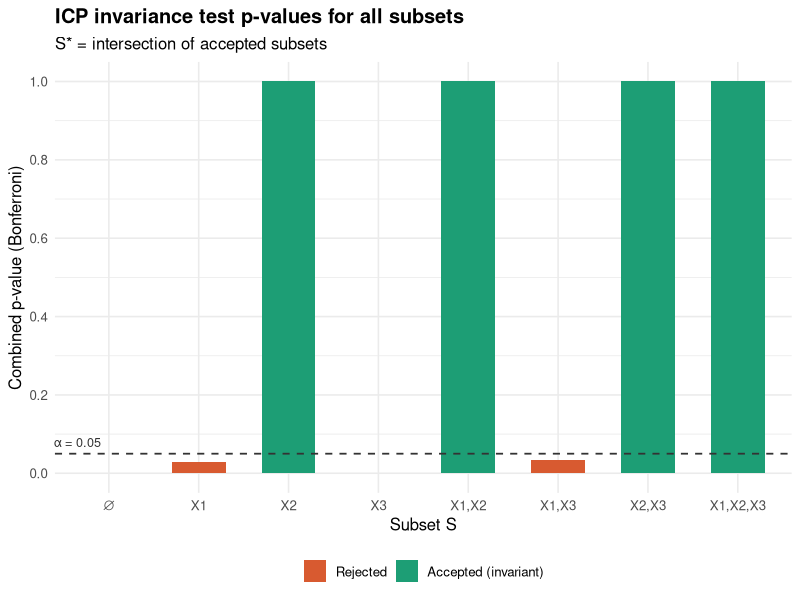
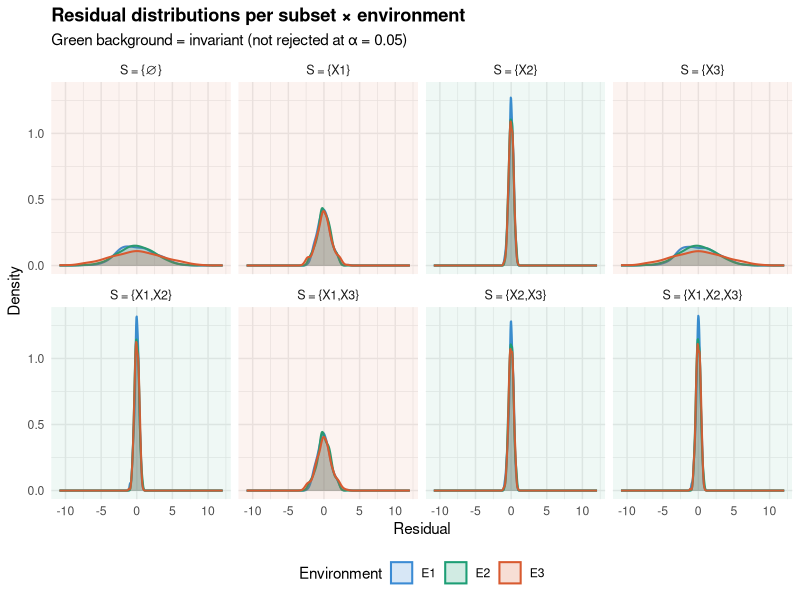
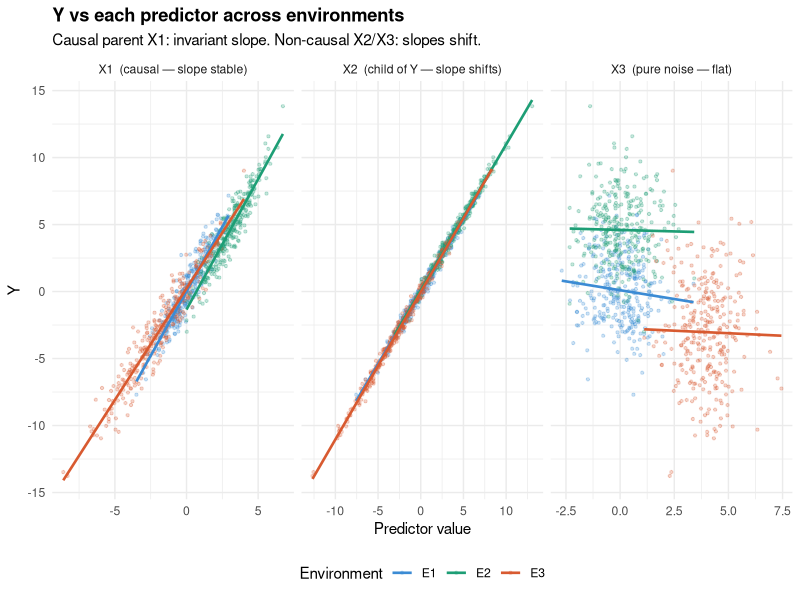

Write R code to recreate these figures, in order.
## ---- chunk 1
if (!requireNamespace("ggplot2",  quietly = TRUE)) install.packages("ggplot2")
if (!requireNamespace("reshape2", quietly = TRUE)) install.packages("reshape2")
library(ggplot2)
library(reshape2)
## ---- chunk 2
set.seed(123)

make_env <- function(n, shift_X1 = 0, scale_X1 = 1, shift_X3 = 0) {
  H  <- rnorm(n)
  X1 <- scale_X1 * rnorm(n) + shift_X1 + 0.8 * H
  Y  <- 1.5 * X1 + H + rnorm(n, sd = 0.5)
  X2 <- 0.9 * Y  + rnorm(n, sd = 0.3)
  X3 <- rnorm(n) + shift_X3
  data.frame(Y, X1, X2, X3)
}

# Three environments with different interventions on X1 and X3
env_list <- list(
  E1 = make_env(300, shift_X1 =  0, scale_X1 = 1, shift_X3 = 0),
  E2 = make_env(300, shift_X1 =  3, scale_X1 = 1, shift_X3 = 0),
  E3 = make_env(300, shift_X1 = -2, scale_X1 = 2, shift_X3 = 4)
)
## ---- chunk 3
env_summary <- do.call(rbind, lapply(names(env_list), function(nm) {
  d <- env_list[[nm]]
  data.frame(
    Environment   = nm,
    Intervention  = c("Observational (none)",
                      "do(X1 = X1 + 3)",
                      "do(X1 scaled ×2, shifted −2; X3 shifted +4)")[
                        match(nm, c("E1","E2","E3"))],
    n             = nrow(d),
    `mean(Y)`     = round(mean(d$Y), 2),
    `sd(Y)`       = round(sd(d$Y),   2),
    `mean(X1)`    = round(mean(d$X1), 2),
    check.names   = FALSE
  )
}))
knitr::kable(env_summary, caption = "Per-environment data summary")
## ---- chunk 4
invariance_test <- function(subset_vars, env_list, alpha = 0.05) {
  resid_list <- lapply(env_list, function(df) {
    if (length(subset_vars) == 0) {
      df$Y - mean(df$Y)
    } else {
      fmla <- as.formula(paste("Y ~", paste(subset_vars, collapse = " + ")))
      resid(lm(fmla, data = df))
    }
  })

  # Need at least 2 environments to form a pair; with 1 env every subset
  # trivially passes (no contrast exists).
  if (length(resid_list) < 2) {
    return(list(p_value = 1, accepted = TRUE, p_pairs = numeric(0)))
  }

  pairs <- combn(names(resid_list), 2, simplify = FALSE)

  p_vals <- sapply(pairs, function(pr) {
    r1 <- resid_list[[pr[1]]]; r2 <- resid_list[[pr[2]]]
    min(t.test(r1, r2)$p.value, var.test(r1, r2)$p.value)
  })

  p_combined <- min(min(p_vals) * length(pairs), 1)
  list(p_value  = p_combined,
       accepted = p_combined > alpha,
       p_pairs  = setNames(p_vals, sapply(pairs, paste, collapse = "-")))
}
## ---- chunk 5
predictors  <- c("X1", "X2", "X3")
all_subsets <- unlist(
  lapply(0:length(predictors), function(k)
    combn(predictors, k, simplify = FALSE)),
  recursive = FALSE
)

results <- lapply(all_subsets, function(S) {
  tst <- invariance_test(S, env_list)
  list(subset   = if (length(S) == 0) "{}" else paste(S, collapse = ", "),
       p_value  = round(tst$p_value, 4),
       accepted = tst$accepted)
})

results_df <- do.call(rbind, lapply(results, as.data.frame))
results_df$subset   <- as.character(results_df$subset)
results_df$p_value  <- as.numeric(results_df$p_value)
results_df$accepted <- as.logical(results_df$accepted)
## ---- chunk 6
display_df <- results_df[order(-results_df$p_value), ]
display_df$Decision <- ifelse(display_df$accepted,
                               "✅ Accepted", "❌ Rejected")
knitr::kable(
  display_df[, c("subset","p_value","Decision")],
  col.names = c("Subset S", "Bonferroni p-value", "Decision"),
  caption   = "Invariance test results for all 8 subsets (α = 0.05)"
)
## ---- chunk 7
pval_df <- results_df
pval_df$subset <- factor(
  pval_df$subset,
  levels = c("{}","X1","X2","X3","X1, X2","X1, X3","X2, X3","X1, X2, X3"),
  labels = c("∅","X1","X2","X3","X1,X2","X1,X3","X2,X3","X1,X2,X3")
)

ggplot(pval_df, aes(x = subset, y = p_value, fill = accepted)) +
  geom_col(width = 0.6) +
  geom_hline(yintercept = 0.05, linetype = "dashed",
             colour = "#333", linewidth = 0.6) +
  annotate("text", x = 0.65, y = 0.08, label = "α = 0.05",
           size = 3.2, colour = "#333") +
  scale_fill_manual(
    values = c("TRUE" = "#1D9E75", "FALSE" = "#D85A30"),
    labels = c("TRUE" = "Accepted (invariant)", "FALSE" = "Rejected")
  ) +
  scale_y_continuous(limits = c(0, 1), breaks = seq(0, 1, 0.2)) +
  labs(
    title    = "ICP invariance test p-values for all subsets",
    subtitle = "S* = intersection of accepted subsets",
    x = "Subset S", y = "Combined p-value (Bonferroni)", fill = NULL
  ) +
  theme_minimal(base_size = 12) +
  theme(plot.title = element_text(face = "bold"), legend.position = "bottom")
## ---- chunk 8
accepted_subsets <- all_subsets[results_df$accepted]
icp_set <- if (length(accepted_subsets) == 0) character(0) else
             Reduce(intersect, accepted_subsets)

cat("Accepted subsets:\n")
for (S in accepted_subsets)
  cat(" ", if (length(S) == 0) "{∅}" else paste0("{", paste(S, collapse=", "), "}"), "\n")

cat("\nS* =", if (length(icp_set) == 0) "∅" else paste0("{", paste(icp_set, collapse=", "), "}"), "\n")
cat("True causal parents: {X1}\n")
## ---- chunk 9
coef_rows <- do.call(rbind, lapply(accepted_subsets, function(S) {
  if (length(S) == 0) return(NULL)
  do.call(rbind, lapply(names(env_list), function(nm) {
    fmla <- as.formula(paste("Y ~", paste(S, collapse = " + ")))
    fit  <- lm(fmla, data = env_list[[nm]])
    ci   <- confint(fit)
    do.call(rbind, lapply(S, function(v) {
      data.frame(
        Subset      = paste0("{", paste(S, collapse=", "), "}"),
        Variable    = v,
        Environment = nm,
        Estimate    = round(coef(fit)[v], 3),
        CI_low      = round(ci[v, 1], 3),
        CI_high     = round(ci[v, 2], 3)
      )
    }))
  }))
}))

knitr::kable(
  coef_rows,
  col.names = c("Subset","Variable","Environment","Estimate","95% CI low","95% CI high"),
  caption   = "OLS estimates per environment for accepted subsets. Stability of coefficients across environments is the invariance signature."
)
## ---- chunk 10
resid_plot_data <- do.call(rbind, lapply(seq_along(all_subsets), function(i) {
  S   <- all_subsets[[i]]
  lbl <- if (length(S) == 0) "∅" else paste(S, collapse = ",")
  acc <- results_df$accepted[i]
  do.call(rbind, lapply(names(env_list), function(nm) {
    df <- env_list[[nm]]
    r  <- if (length(S) == 0) df$Y - mean(df$Y) else
            resid(lm(as.formula(paste("Y ~", paste(S, collapse="+"))), data=df))
    data.frame(subset = lbl, env = nm, residual = r,
               accepted = acc, stringsAsFactors = FALSE)
  }))
}))

resid_plot_data$subset <- factor(
  resid_plot_data$subset,
  levels = c("∅","X1","X2","X3","X1,X2","X1,X3","X2,X3","X1,X2,X3")
)

ggplot(resid_plot_data, aes(x = residual, colour = env, fill = env)) +
  geom_density(alpha = 0.20, linewidth = 0.7) +
  facet_wrap(~ subset, ncol = 4,
             labeller = labeller(subset = function(x) paste0("S = {", x, "}"))) +
  geom_rect(
    data = unique(resid_plot_data[, c("subset","accepted")]),
    aes(fill = accepted),
    xmin = -Inf, xmax = Inf, ymin = -Inf, ymax = Inf,
    alpha = 0.07, colour = NA, inherit.aes = FALSE
  ) +
  scale_fill_manual(
    values = c("E1"="#3B8BD4","E2"="#1D9E75","E3"="#D85A30",
               "TRUE"="#1D9E75","FALSE"="#D85A30"),
    breaks = c("E1","E2","E3")
  ) +
  scale_colour_manual(values = c("E1"="#3B8BD4","E2"="#1D9E75","E3"="#D85A30")) +
  labs(
    title    = "Residual distributions per subset × environment",
    subtitle = "Green background = invariant (not rejected at α = 0.05)",
    x = "Residual", y = "Density",
    colour = "Environment", fill = "Environment"
  ) +
  theme_minimal(base_size = 11) +
  theme(plot.title      = element_text(face = "bold"),
        strip.text      = element_text(size = 9),
        legend.position = "bottom")
## ---- chunk 11
pool <- do.call(rbind, lapply(names(env_list), function(nm)
  transform(env_list[[nm]], env = nm)))

scatter_long <- reshape2::melt(
  pool, id.vars = c("Y","env"),
  measure.vars  = c("X1","X2","X3"),
  variable.name = "predictor", value.name = "value"
)

ggplot(scatter_long, aes(x = value, y = Y, colour = env)) +
  geom_point(alpha = 0.25, size = 0.8) +
  geom_smooth(method = "lm", se = FALSE, linewidth = 0.9) +
  facet_wrap(~ predictor, scales = "free_x",
             labeller = labeller(predictor = c(
               X1 = "X1  (causal — slope stable)",
               X2 = "X2  (child of Y — slope shifts)",
               X3 = "X3  (pure noise — flat)"
             ))) +
  scale_colour_manual(values = c("E1"="#3B8BD4","E2"="#1D9E75","E3"="#D85A30")) +
  labs(
    title    = "Y vs each predictor across environments",
    subtitle = "Causal parent X1: invariant slope. Non-causal X2/X3: slopes shift.",
    x = "Predictor value", y = "Y", colour = "Environment"
  ) +
  theme_minimal(base_size = 11) +
  theme(plot.title = element_text(face = "bold"), legend.position = "bottom")
## ---- chunk 12
run_icp <- function(envs) {
  # Need >=2 environments for any pairwise contrast; 1 env => trivially accept all
  if (length(envs) < 2)
    return("(trivially all accepted — no pairwise contrast with 1 env)")
  res <- lapply(all_subsets, function(S) invariance_test(S, envs)$accepted)
  acc <- all_subsets[unlist(res)]
  if (length(acc) == 0) return("∅ (no subset accepted)")
  s <- Reduce(intersect, acc)
  if (length(s) == 0) "∅" else paste0("{", paste(s, collapse=", "), "}")
}

sens_df <- data.frame(
  Environments = c("E1 only", "E1 + E2", "E1 + E2 + E3"),
  `S* estimate` = c(
    run_icp(env_list["E1"]),
    run_icp(env_list[c("E1","E2")]),
    run_icp(env_list)
  ),
  Interpretation = c(
    "No contrast possible — S* undefined with a single environment",
    "Partially identified",
    "✅ Recovers true causal parent {X1}"
  ),
  check.names = FALSE
)

knitr::kable(sens_df,
  caption = "ICP causal set estimate as more environments are added. More diverse interventions tighten identification."
)
## ---- chunk 13
knitr::kable(
  data.frame(
    Item = c(
      "True causal parents",
      "ICP estimate S* (3 envs)",
      "Accepted subsets",
      "Correctly excludes X2 (child)?",
      "Correctly excludes X3 (noise)?",
      "Handles hidden confounder H?"
    ),
    Value = c(
      "{X1}",
      paste0("{", paste(icp_set, collapse=", "), "}"),
      paste(sapply(accepted_subsets, function(S)
        if (length(S)==0) "∅" else paste0("{",paste(S,collapse=","),"}")),
        collapse = ", "),
      "Yes",
      "Yes",
      "Yes — invariance holds despite confounding"
    )
  ),
  caption = "ICP results summary"
)
